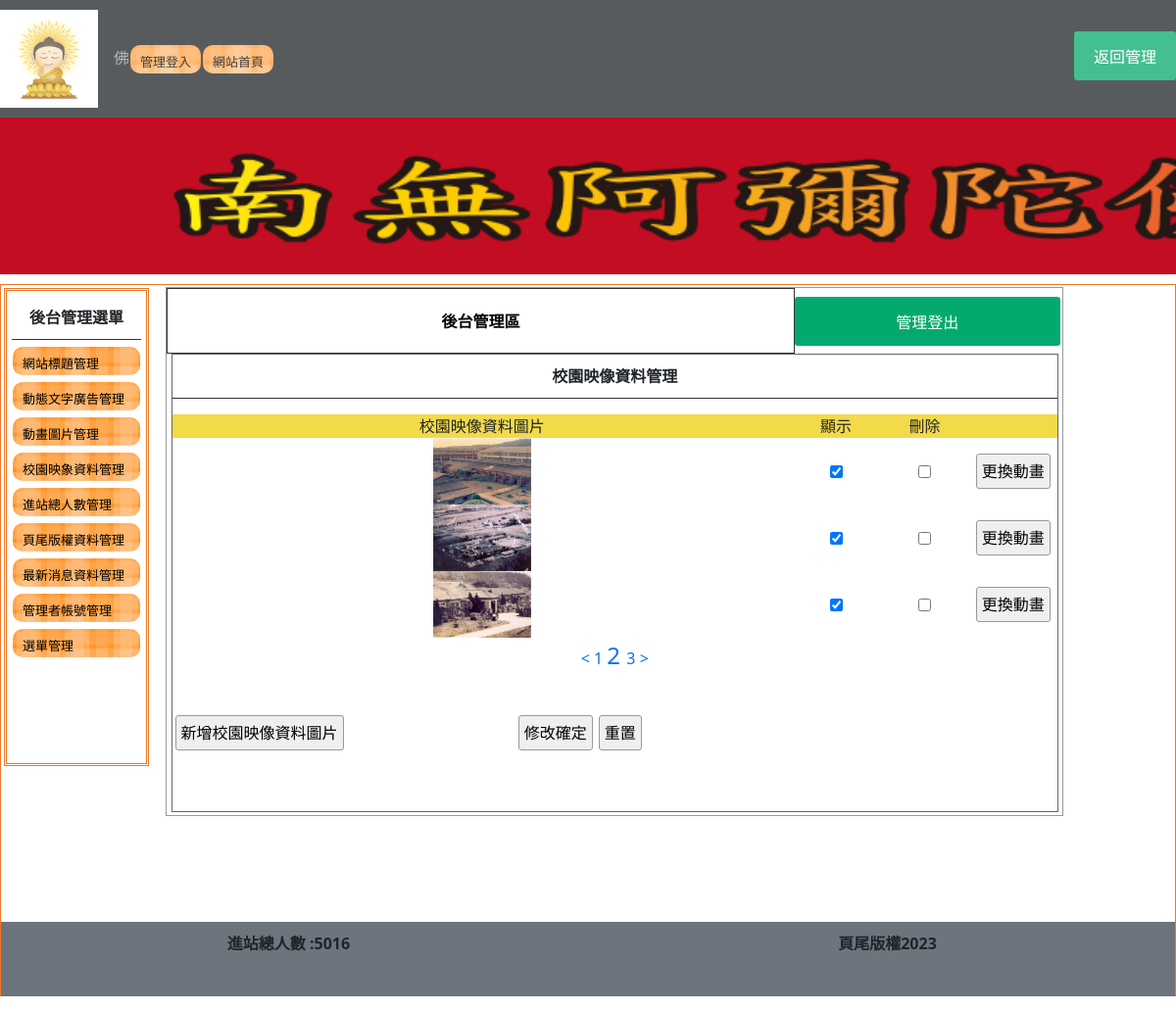
Screenshot of /back.php?do=image&p=2 (signed in) with the database file from the repository.
### tables this page shows
CREATE TABLE `menu` (
  `id` int(10) UNSIGNED NOT NULL,
  `text` text NOT NULL,
  `href` text NOT NULL,
  `sh` int(1) UNSIGNED NOT NULL,
  `menu_id` int(10) NOT NULL
);

CREATE TABLE `titles` (
  `id` int(10) UNSIGNED NOT NULL,
  `img` text NOT NULL,
  `text` text NOT NULL,
  `sh` int(1) UNSIGNED NOT NULL
);

CREATE TABLE `image` (
  `id` int(10) UNSIGNED NOT NULL,
  `img` text NOT NULL,
  `sh` int(1) UNSIGNED NOT NULL
);

CREATE TABLE `total` (
  `id` int(10) NOT NULL,
  `total` int(10) NOT NULL DEFAULT 0
);

CREATE TABLE `bottom` (
  `id` int(10) NOT NULL,
  `bottom` text NOT NULL
);

### api/db.php (called while the page is built, shortened)
<?php
class DB{
    protected $dsn = "mysql:host=localhost;charset=utf8;dbname=db08";
    protected $pdo;
    protected $table;
    public function __construct($table){
        $this->table = $table;
        $this->pdo = new PDO($this->dsn, 'root', '');
    }
    function all( $where = '', $other = ''){
        $sql = "select * from `$this->table` ";
        $sql =$this->sql_all($sql,$where,$other);
        return $this->pdo->query($sql)->fetchAll(PDO::FETCH_ASSOC);
    }
    function count( $where = '', $other = ''){
        $sql = "select count(*) from `$this->table` ";
        $sql=$this->sql_all($sql,$where,$other);
        return $this->pdo->query($sql)->fetchColumn();
        }
    function find($id){
        $sql = "select * from `$this->table` ";
        if (is_array($id)) {
            $tmp = $this->a2s($id);
            $sql .= " where " . join(" && ", $tmp);
        } else if (is_numeric($id)) {
            $sql .= " where `id`='$id'";
        } else {
            echo "錯誤:參數的資料型態比須是數字或陣列";
        }
        $row = $this->pdo->query($sql)->fetch(PDO::FETCH_ASSOC);
        return $row;
    }
    private function a2s($array){
        foreach ($array as $col => $value) {
            $tmp[] = "`$col`='$value'";
        }
        return $tmp;
    }
    private function sql_all($sql,$array,$other){
        if (isset($this->table) && !empty($this->table)) {
            if (is_array($array)) {
                if (!empty($array)) {
                    $tmp = $this->a2s($array);
                    $sql .= " where " . join(" && ", $tmp);
                }
            } else {
                $sql .= " $array";
            }
            $sql .= $other;
            return $sql;
        } else {
            echo "錯誤:沒有指定的資料表名稱";
        }
    }
}
$Title=new DB('titles');
$Total=new DB('total');
$Bottom=new DB('bottom');
$Menu=new DB('menu');
if(isset($_GET['do'])){
    if(isset(${ucfirst($_GET['do'])})){
        $DB=${ucfirst($_GET['do'])};
    }
}else{
    $DB=$Title;
}
?>

### back/image.php (the view, shortened to what this page needs)
<div style="width:99%; height:87%; margin:auto; overflow:auto; border:#666 1px solid;">
    <p class="t cent botli">校園映像資料管理</p>
    <form method="post" action="./api/edit.php">
        <table width="100%" style="text-align: center">
            <tbody>
                <tr class="yel">
                    <td width="70%">校園映像資料圖片</td>
                    <td width="10%">顯示</td>
                    <td width="10%">刪除</td>
                    <td></td>
                </tr>
                <?php
                $total=$DB->count();
                $div=3;
                $pages=ceil($total/$div);
                $now=$_GET['p']??1;
                $start=($now-1)*$div;
                $rows=$DB->all(" limit $start,$div");
                foreach($rows as $row){
                ?>
                <tr>
                    <td>
                        <img src="./img/<?=$row['img'];?>" style="width:100px;height:68px">
                    </td>
                    <td>
                        <input type="checkbox" name="sh[]" value="<?=$row['id'];?>" <?=($row['sh']==1)?'checked':'';?>>
                    </td>
                    <td>
                    <input type="checkbox" name="del[]" value="<?=$row['id'];?>">
                    </td>
                    <td>
                    <input type="button" onclick="op('#cover','#cvr','./modal/upload.php?table=<?=$do;?>&id=<?=$row['id'];?>')" value="更換動畫">
                    </td>
                </tr>
                <?php
                }
                ?>
            </tbody>
        </table>
        <div class="cent">
            <?php
                if($now>1){
                    $prev=$now-1;
                    echo "<a href='?do=$do&p=$prev'> < </a>";
                }
                for($i=1;$i<=$pages;$i++){
                    $fontsize=($now==$i)?'24px':'16px';
                    echo "<a href='?do=$do&p=$i' style='font-size:$fontsize'> $i </a>";
                }
                if($now<$pages){
                    $next=$now+1;
                    echo "<a href='?do=$do&p=$next'> > </a>";
                }
            ?>
        </div>
        <table style="margin-top:40px; width:70%;">
            <tbody>
                <tr>
                    <td width="200px"><input type="button" onclick="op('#cover','#cvr','./modal/<?=$do;?>.php?table=<?=$do;?>')" value="新增校園映像資料圖片"></td>
                    <td class="cent"><input type="submit" value="修改確定"><input type="reset" value="重置"></td>
                </tr>
            </tbody>
        </table>
    </form>
</div>

### back.php (shortened to what this page needs)
<?php include_once "./api/db.php";
?>
<!DOCTYPE html PUBLIC "-//W3C//DTD XHTML 1.0 Transitional//EN" "http://www.w3.org/TR/xhtml1/DTD/xhtml1-transitional.dtd">
<html xmlns="http://www.w3.org/1999/xhtml">
<head>
	<link href="https://cdn.jsdelivr.net/npm/bootstrap@5.3.2/dist/css/bootstrap.min.css" rel="stylesheet">
	<link rel="stylesheet" href="https://cdnjs.cloudflare.com/ajax/libs/font-awesome/6.5.1/css/all.min.css" />
	<link href="./css/css.css" rel="stylesheet" type="text/css">
</head>
<body>
	<?php
	include "./front/nva.php"
	?>
	<div class="container-fluid " style="margin-top:15vh; ">
		<div class="row">
			<div class="col-12">
				<?php
				$title = $Title->find(['sh' => 1]);
				?>
				<a title="<?= $title['text']; ?>" href="./index.php">
					<div class="ti " style="height:20vh;background:url(&#39;./img/<?= $title['img']; ?>&#39;); background-size:cover;"></div>
				</a>
			</div>
		</div>
	</div>
	<div id="main">
		<div id="ms">
			<div id="lf" style="float:left;">
				<div id="menuput" class="dbor">
					<span class="t botli">後台管理選單</span>
					<a style="color:#000; font-size:13px; text-decoration:none;" href="?do=title">
						<div class="mainmu">
							網站標題管理 </div>
					</a>
					<a style="color:#000; font-size:13px; text-decoration:none;" href="?do=ad">
						<div class="mainmu">
							動態文字廣告管理 </div>
					</a>
					<a style="color:#000; font-size:13px; text-decoration:none;" href="?do=mvim">
						<div class="mainmu">
							動畫圖片管理 </div>
					</a>
					<a style="color:#000; font-size:13px; text-decoration:none;" href="?do=image">
						<div class="mainmu">
							校園映象資料管理 </div>
					</a>
					<a style="color:#000; font-size:13px; text-decoration:none;" href="?do=total">
						<div class="mainmu">
							進站總人數管理 </div>
					</a>
					<a style="color:#000; font-size:13px; text-decoration:none;" href="?do=bottom">
						<div class="mainmu">
							頁尾版權資料管理 </div>
					</a>
					<a style="color:#000; font-size:13px; text-decoration:none;" href="?do=news">
						<div class="mainmu">
							最新消息資料管理 </div>
					</a>
					<a style="color:#000; font-size:13px; text-decoration:none;" href="?do=admin">
						<div class="mainmu">
							管理者帳號管理 </div>
					</a>
					<a style="color:#000; font-size:13px; text-decoration:none;" href="?do=menu">
						<div class="mainmu">
							選單管理 </div>
					</a>
				</div>
			</div>
			<div class="di" style="height:540px; border:#999 1px solid; width:76.5%; margin:2px 0px 0px 0px; float:left; position:relative; left:20px;">
				<table width="100%">
					<tbody>
						<tr>
							<td style="width:70%;font-weight:800; border:#333 1px solid; border-radius:3px;" class="cent"><a href="?do=admin" style="color:#000; text-decoration:none;">後台管理區</a></td>
							<td><button onclick="location.href='./api/logout.php'" style="width:99%; margin-right:2px; height:50px;">管理登出</button></td>
						</tr>
					</tbody>
				</table>
				<?php
				$do = $_GET['do'] ?? 'title';
				$file = "./back/{$do}.php";
				if (file_exists($file)) {
					include $file;
				} else {
					include "./back/title.php";
				}
				?>
			</div>
<?php include "./front/footer.php"?>
</body>
</html>

### front/nva.php (shortened to what this page needs)
<nav class="navbar navbar-expand-sm navbar-dark bg-dark fixed-top opacity-75" style="height:15vh">
		<div class="container-fluid">
			<a class="navbar-brand" href="#">
				<img src="./icon/Buddha.png" alt="Logo" width="100" height="100" class="d-inline-block align-text-top">
			</a>
			<div class="collapse navbar-collapse" id="mynavbar">
				<ul class="navbar-nav me-auto">
					<span class="navbar-text">
						佛
					</span>
					<?php
					$mainmu = $Menu->all(['sh' => 1, 'menu_id' => 0]);
					foreach ($mainmu as $main) {
					?><li>
							<div class="mainmu">
								<a href="<?= $main['href']; ?>" style="color:#000; font-size:13px; text-decoration:none;"><?= $main['text']; ?></a>
						</li>
					<?php
					}
					?>
				</ul>
				<div class="d-flex justify-content-center">
					<?php
					if (isset($_SESSION['login'])) {
					?>
						<button style="width:100%; margin-left:auto; margin-right:auto; margin-top:2px; height:50px;" onclick="lo('back.php')">返回管理</button>
					<?php
					} else {
					?>
						<button onclick="document.getElementById('id01').style.display='block'" style="width:auto; ">Login</button>
					<?php
					}
					?>
				</div>
			</div>
		</div>
	</nav>

### front/footer.php (shortened to what this page needs)
<div class="container-fulid bg-secondary " style="height: 10vh;">
	<div class="row d-flex">
		<div class="t col-6">
			進站總人數 :<?= $Total->find(1)['total']; ?></div>
		<div class="t col-6 "><?= $Bottom->find(1)['bottom']; ?></div>
	</div>
</div>
</div>

### css/css.css (style rules this page uses)
* { box-sizing: border-box; padding: 0; margin: 0; }
body { padding: 0; margin: 0; }
#main { width: 100%; height: 100%; margin: 10px auto 10px auto; border: #EE7728 1px solid; position: relative; }
.ti { width: 100%; height: 100px; background-size: cover; background-repeat: no-repeat; }
.dbor { border: #EE7728 double 3px; margin: 1px; padding: 2px 10px 2px 10px; }
.t { font-weight: 800; display: block; text-align: center; padding: 10px 1px 10px 1px; }
.botli { border-bottom: #333 1px solid; }
.mainmu { position: relative; border-radius: 10px; background: url(../icon/menu.fw.png) center no-repeat; background-size: cover; line-height: 30px; padding: 2px 10px 2px 10px; margin: 7px 1px 7px 1px; height: 29px; }
#lf { height: 650px; display: inline-block; }
#menuput { width: 100%; height: 75%; position: relative; padding: 5px; display: block; margin: 3px; }
.di { display: inline-block; }
.cent { text-align: center; }
input, button { border: #999 1px solid; border-radius: 3px; background: #EFEFEF; padding: 5px; margin: 3px; }
.yel td { background: #F3DA49; text-align: center; }
a { text-decoration: none; }
button { background-color: #04AA6D; color: white; padding: 14px 20px; margin: 8px 0; border: none; cursor: pointer; width: 100%; }
.container-fluid { margin: 0; padding: 0; }

### rows the page displays
menu: text "管理登入"
menu: text "網站首頁"
titles: img (picture)
image: img (picture), sh "☑"
image: img (picture), sh "☑"
image: img (picture), sh "☑"
total: total "5016"
bottom: bottom "頁尾版權2023"
